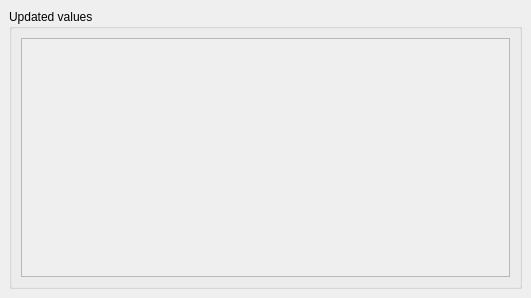
<?xml version="1.0" encoding="UTF-8"?>
<ui version="4.0">
 <class>dlg_info_audit</class>
 <widget class="QMainWindow" name="dlg_info_audit">
  <property name="geometry">
   <rect>
    <x>0</x>
    <y>0</y>
    <width>531</width>
    <height>298</height>
   </rect>
  </property>
  <property name="windowTitle">
   <string>Audit</string>
  </property>
  <widget class="QWidget" name="centralwidget">
   <layout class="QGridLayout" name="gridLayout">
    <item row="1" column="0">
     <layout class="QGridLayout" name="lyt_buttons">
      <property name="topMargin">
       <number>0</number>
      </property>
     </layout>
    </item>
    <item row="0" column="0">
     <widget class="QGroupBox" name="groupBox">
      <property name="minimumSize">
       <size>
        <width>0</width>
        <height>90</height>
       </size>
      </property>
      <property name="title">
       <string>Updated values</string>
      </property>
      <layout class="QGridLayout" name="gridLayout_3">
       <item row="0" column="0">
        <widget class="QScrollArea" name="scroll_lyt_1">
         <property name="widgetResizable">
          <bool>true</bool>
         </property>
         <widget class="QWidget" name="container_widget">
          <property name="geometry">
           <rect>
            <x>0</x>
            <y>0</y>
            <width>483</width>
            <height>225</height>
           </rect>
          </property>
          <layout class="QGridLayout" name="gridLayout_2">
           <item row="0" column="0">
            <layout class="QGridLayout" name="lyt_audit_1"/>
           </item>
          </layout>
         </widget>
        </widget>
       </item>
      </layout>
     </widget>
    </item>
   </layout>
  </widget>
 </widget>
 <resources/>
 <connections/>
</ui>
